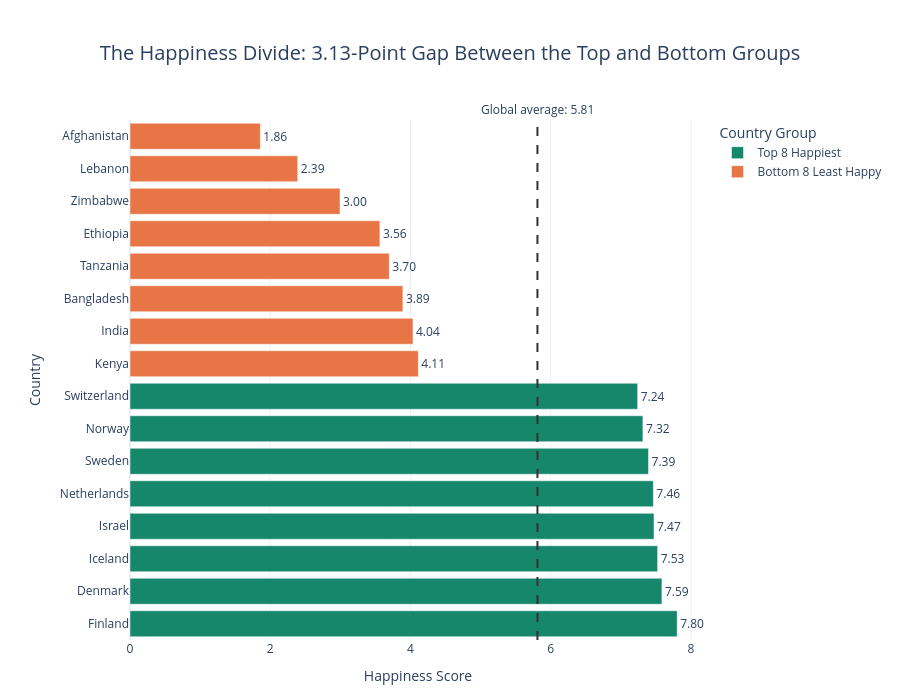

Write notebook code for a chart like this one.
### Markdown cell above
---
## Task 2 — Bottom vs. Top: A Contrast Story

**What to build:** A bar chart that highlights the **gap between the happiest and least happy countries**, focusing on a specific insight.

**Requirements:**
- Show the **top 8 AND bottom 8 countries** together (16 bars total)
- Use **colour** to distinguish the two groups (not Plotly's default rainbow)
- Add a **visual separator or annotation** that emphasises the gap
- Insight title that tells the story of the gap

**Hint:** Use `pd.concat([df.nlargest(8,'Happiness_Score'), df.nsmallest(8,'Happiness_Score')])` to get both groups.

**Stretch goal:** Add a vertical reference line showing the global average.

### Code cell
# Task 2: Top 8 vs. Bottom 8 contrast
# ------------------------------------

# Step 1: Get top and bottom countries
top8 = df.nlargest(8, 'Happiness_Score').copy()
top8['Group'] = 'Top 8'
bottom8 = df.nsmallest(8, 'Happiness_Score').copy()
bottom8['Group'] = 'Bottom 8'

combined = pd.concat([bottom8, top8]).sort_values('Happiness_Score')
global_avg = df['Happiness_Score'].mean()
print(f"Global average: {global_avg:.2f}")

# Step 2: Build your chart
# YOUR CODE HERE
# Task 2: Bottom vs. Top — A Contrast Story

# Step 1: Select the 8 happiest and 8 least happy countries
top8 = df.nlargest(8, 'Happiness_Score').copy()
bottom8 = df.nsmallest(8, 'Happiness_Score').copy()

# Give each group a label
top8['Group'] = 'Top 8 Happiest'
bottom8['Group'] = 'Bottom 8 Least Happy'

# Step 2: Combine the two groups
contrast_df = pd.concat([top8, bottom8], ignore_index=True)

# Step 3: Sort from highest to lowest
contrast_df = contrast_df.sort_values(
    'Happiness_Score', ascending=False
)

# Step 4: Calculate the global average and the gap
global_avg = df['Happiness_Score'].mean()
lowest_top = top8['Happiness_Score'].min()
highest_bottom = bottom8['Happiness_Score'].max()
gap = lowest_top - highest_bottom

print(f"Global average happiness score: {global_avg:.2f}")
print(f"Gap between the two groups: {gap:.2f} points")

# Step 5: Create the chart
import plotly.express as px

fig = px.bar(
    contrast_df,
    x='Happiness_Score',
    y='Country',
    orientation='h',
    color='Group',
    color_discrete_map={
        'Top 8 Happiest': '#16876B',
        'Bottom 8 Least Happy': '#E87545'
    },
    text='Happiness_Score',
    labels={
        'Happiness_Score': 'Happiness Score',
        'Country': 'Country',
        'Group': 'Country Group'
    },
    title=(
        f'The Happiness Divide: {gap:.2f}-Point Gap '
        'Between the Top and Bottom Groups'
    )
)

# Put the highest-scoring country at the top
fig.update_yaxes(autorange=True)

# Display scores on the bars
fig.update_traces(
    texttemplate='%{text:.2f}',
    textposition='outside'
)

# Add the global average reference line
fig.add_vline(
    x=global_avg,
    line_dash='dash',
    line_color='#333333',
    line_width=2,
    annotation_text=f'Global average: {global_avg:.2f}',
    annotation_position='top'
)

# Add professional styling
fig.update_layout(
    template='plotly_white',
    title_x=0.5,
    title_font_size=20,
    height=700,
    margin=dict(l=130, r=70, t=120, b=60),
    legend_title_text='Country Group'
)

fig.update_xaxes(rangemode='tozero')

fig.show()

### Figure 1 — Plotly figure (JSON) as saved in the notebook; plotly's stock layout.template omitted (floating-point values rounded to 4 significant figures)
{"data": [{"hovertemplate": "Country Group=Top 8 Happiest<br>Happiness Score=%{text}<br>Country=%{y}<extra></extra>", "legendgroup": "Top 8 Happiest", "marker": {"color": "#16876B", "pattern": {"shape": ""}}, "name": "Top 8 Happiest", "orientation": "h", "showlegend": true, "text": [7.804, 7.586, 7.525, 7.473, 7.464, 7.395, 7.315, 7.24], "textposition": "outside", "texttemplate": "%{text:.2f}", "type": "bar", "x": [7.804, 7.586, 7.525, 7.473, 7.464, 7.395, 7.315, 7.24], "xaxis": "x", "y": ["Finland", "Denmark", "Iceland", "Israel", "Netherlands", "Sweden", "Norway", "Switzerland"], "yaxis": "y"}, {"hovertemplate": "Country Group=Bottom 8 Least Happy<br>Happiness Score=%{text}<br>Country=%{y}<extra></extra>", "legendgroup": "Bottom 8 Least Happy", "marker": {"color": "#E87545", "pattern": {"shape": ""}}, "name": "Bottom 8 Least Happy", "orientation": "h", "showlegend": true, "text": [4.112, 4.036, 3.892, 3.698, 3.564, 2.995, 2.392, 1.859], "textposition": "outside", "texttemplate": "%{text:.2f}", "type": "bar", "x": [4.112, 4.036, 3.892, 3.698, 3.564, 2.995, 2.392, 1.859], "xaxis": "x", "y": ["Kenya", "India", "Bangladesh", "Tanzania", "Ethiopia", "Zimbabwe", "Lebanon", "Afghanistan"], "yaxis": "y"}], "layout": {"annotations": [{"showarrow": false, "text": "Global average: 5.81", "x": 5.811, "xanchor": "center", "xref": "x", "y": 1, "yanchor": "bottom", "yref": "y domain"}], "barmode": "relative", "height": 700, "legend": {"title": {"text": "Country Group"}, "tracegroupgap": 0}, "margin": {"b": 60, "l": 130, "r": 70, "t": 120}, "shapes": [{"line": {"color": "#333333", "dash": "dash", "width": 2}, "type": "line", "x0": 5.811, "x1": 5.811, "xref": "x", "y0": 0, "y1": 1, "yref": "y domain"}], "title": {"font": {"size": 20}, "text": "The Happiness Divide: 3.13-Point Gap Between the Top and Bottom Groups", "x": 0.5}, "xaxis": {"anchor": "y", "domain": [0, 1], "rangemode": "tozero", "title": {"text": "Happiness Score"}}, "yaxis": {"anchor": "x", "autorange": true, "domain": [0, 1], "title": {"text": "Country"}}}}
